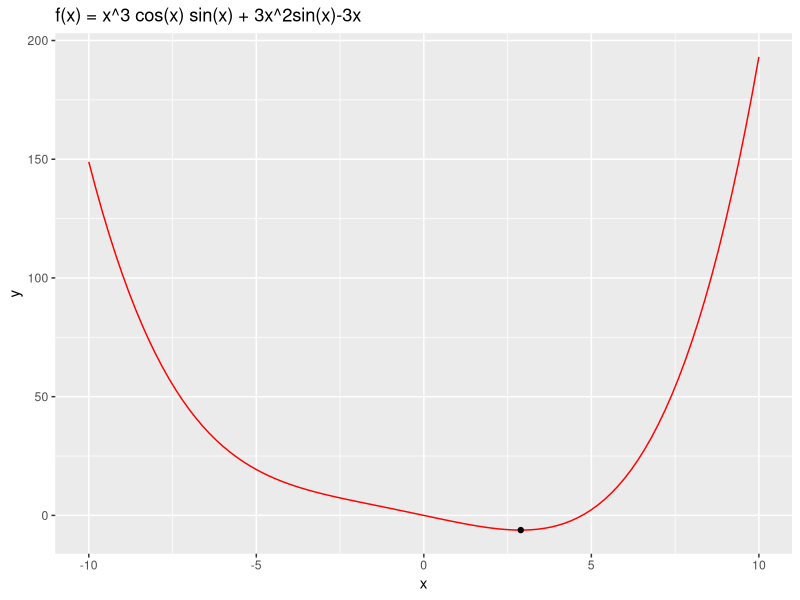

Source code (R):
## ---- chunk 1
library(data.table)
f = function(x){
  (x^3) * cos(x*0.0174532925) * sin(x*0.0174532925) + 3 * (x^2) * sin(x*0.0174532925)-3*x
}

ff = expression((x^3) * cos(x*0.0174532925) * sin(x*0.0174532925) + 3 * (x^2) * sin(x*0.0174532925)-3*x)


## ---- chunk 2
library(ggplot2)
p <- ggplot(data = data.frame(x = 0), mapping = aes(x = x)) + stat_function(fun = f, col = "red") + xlim(-10,10) 
p + ggtitle("f(x) = x^3 cos(x) sin(x) + 3x^2sin(x)-3x")+ geom_point(x=2.893074, y= -6.191273)
## ---- chunk 3

feq1 = function(x3,x2,x1, c){
  return(abs(x3-x2)/abs((x2-x1)^c))
}

feq2 = function(x3,x2,x1){
  return(log(abs(x2 - x1)) - log(abs(x3 - x2)))
}
## ---- chunk 4

bisection = function(f, a, b, eps){
vec_k = c()
vec_a = c()
vec_b = c()
vec_x = c()
vec_fx = c()
vec_eq1 = c()
vec_eq2 = c()
counter = 0

while(b-a>=eps){
  x = (a+b)/2
  counter = counter + 1
  if(f(x+eps)<f(x)){
    a = x
  }
  else{
    b = x
  }
  vec_k[counter] = counter
  vec_x[counter] = x
  vec_a[counter] = a
  vec_b[counter] = b
  vec_fx[counter] = f(x)
}

for(i in (1:counter)){
  vec_eq1[i] = feq1(vec_x[i+1], vec_x[i], vec_x[i-1], c = 1)
  vec_eq2[i] = feq2(vec_x[i+1], vec_x[i], vec_x[i-1])
}
bisection_table = data.table(vec_k,vec_a, vec_b, vec_x, vec_fx, vec_eq1, vec_eq2)
 return(bisection_table) 
}

bt = bisection(f, -10, 10, 0.005)
colnames(bt) = c("Iteration", "a", "b", "x", "f(x)", "eq1", "eq2")
bt
## ---- chunk 5
c(bt[.N, x], bt[.N, f(x)])
## ---- chunk 6
bt2 = bisection(f, -10, 10, 0.001)
colnames(bt2) = c("Iteration", "a", "b", "x", "f(x)", "eq1", "eq2")

bt2
## ---- chunk 7
c(bt2[.N, x], bt2[.N, f(x)])

## ---- chunk 8
bt3 = bisection(f, -10 , 10, 0.0005)
colnames(bt3) = c("Iteration", "a", "b", "x", "f(x)", "eq1", "eq2")
bt3
## ---- chunk 9
c(bt3[.N, x], bt3[.N, f(x)])

## ---- chunk 10
golden_section <-function(a,b,eps,f){
  
  x = b - 0.618 * (b-a)
  y = a + 0.618 * (b-a)
  fx = f(x)
  fy = f(y)
  counter=0
  vec_k<-c()
  vec_a<-c()
  vec_b<-c()
  vec_x<-c()
  vec_y<-c()
  vec_fx<-c()
  vec_fy <-c()
  vec_eq1 <- c()
  vec_eq2 <- c()
  
  while(b-a >= eps){
    
    counter = counter + 1
    
    if(fx > fy){
      a <- x
      x <- y
      fx <- fy
      y <- a + 0.618 * (b-a)
      fy <- f(y)
    }
    else{
      b <- y
      y <- x
      x <- b - 0.618 * (b-a)
      fy <- fx
      fx <- f(x)
    }
    
    vec_k[counter]=counter
    vec_a[counter]=a
    vec_b[counter]=b
    vec_x[counter]=x
    vec_y[counter]=y
    vec_fx[counter]=fx
    vec_fy[counter]=fy
  }
  vec_k <- append(vec_k, 0,after=0)
  vec_a <- append(vec_a, -10,after=0)
  vec_b <- append(vec_b, 10,after=0)
  vec_x <- append(vec_x, -2.36,after=0)
  vec_y <- append(vec_y, 2.36 ,after=0)
  vec_fx <- append(vec_fx, f(-2.36),after=0)
  vec_fy <- append(vec_fy, f(2.36),after=0)
  
  for(i in (1:counter)){
  vec_eq1[i] = feq1(vec_x[i+1], vec_x[i], vec_x[i-1], c = 1)
  vec_eq2[i] = feq2(vec_x[i+1], vec_x[i], vec_x[i-1])
  }
  
  vec_eq1 <- append(vec_eq1, NA ,after=0)
  vec_eq2 <- append(vec_eq2, NA ,after=0)
  
  
  dt_golden <- data.table(vec_k,vec_a, vec_b, vec_x,vec_y, vec_fx, vec_fy, vec_eq1, vec_eq2)
colnames(dt_golden) =  c ("Iteration", "a", "b", "x", "y", "f(x)", "f(y)", "eq1", "eq2")
  return(dt_golden)
  
}

gt = golden_section(-10, 10, 0.005, f)


gt
## ---- chunk 11
c(gt[.N, x], gt[.N, f(x)])

## ---- chunk 12
gt3 = golden_section(-10, 10, 0.001, f)
gt3
## ---- chunk 13
c(gt3[.N, x], gt3[.N, f(x)])

## ---- chunk 14
gt2 = golden_section(-10, 10, 0.0005, f)
gt2


## ---- chunk 15
c(gt2[.N, x], gt2[.N, f(x)])

## ---- chunk 16
derivative = function(k, ff){
  x = k
  eval(D(ff, 'x'))
}

second_derivative = function(k, ff){
  x = k
  eval(D(D(ff, 'x'), 'x'))
}

newton = function(x0, eps, f, ff){
  counter = 0
  vec_k = c()
  vec_xk = c()
  vec_fxk = c()
  vec_dfxk = c()
  vec_ddfxk = c()
  vec_eq1 = c()
  
  while(1){
    counter = counter + 1
    x1 = x0 - (derivative(x0, ff)/second_derivative(x0, ff))
    if(abs(derivative(x1, ff)) < eps){
      vec_k[counter] = counter
      vec_xk[counter] = x1
      vec_fxk[counter] = f(x1)
      vec_dfxk[counter] = derivative(x1, ff)
      vec_ddfxk[counter] = second_derivative(x1, ff)
      break
    }
    vec_k[counter] = counter
    vec_xk[counter] = x1
    vec_fxk[counter] = f(x1)
    vec_dfxk[counter] = derivative(x1, ff)
    vec_ddfxk[counter] = derivative(x1, ff)
    x0 = x1

    }
  for(i in (1:counter)){
    vec_eq1[i] = feq1(vec_xk[i+1], vec_xk[i], vec_xk[i-1], c = 2)
  }
  newton_table = data.table(vec_k, vec_xk, vec_fxk, vec_dfxk, vec_ddfxk,vec_eq1)
  colnames(newton_table) = c("Iteration", "x_k", "f(x_k)", "f'(x_k)", "f''(x_k)", "eq1")

 return(newton_table)
  }

nt = newton(10, 0.005, f, ff)
nt
## ---- chunk 17
c(nt[.N, x_k], nt[.N, f(x_k)])

## ---- chunk 18
nt2 = newton(10, 0.001, f, ff)
nt2
## ---- chunk 19
c(nt2[.N, x_k], nt2[.N, f(x_k)])

## ---- chunk 20
nt3 = newton(10, 0.0005, f, ff)
nt3
## ---- chunk 21
c(nt3[.N, x_k], nt3[.N, f(x_k)])

## ---- chunk 22
derivative = function(k, ff){
  x = k
  eval(D(ff, 'x'))
}

x1_finder = function(x0, f){
  return(x0 - derivative(x0, ff)/derivative(x0, D(ff, 'x')))
}

## ---- chunk 23

secant = function(x0, x1, eps, f, ff){
   
    counter = 0
    vec_k = c()
    vec_xk = c()
    vec_fxk = c()
    vec_fdxk= c()
    vec_eq3 = c()
    while(1){
    counter = counter + 1
    x2 = x1 - ((derivative(x1, ff)) / ((derivative(x1, ff) - derivative(x0, ff)))) * (x1 - x0)
    
    if(abs(derivative(x2, ff)) < eps){
      vec_k[counter] = counter
      vec_xk[counter] = x2
      vec_fxk[counter] = f(x2)
      vec_fdxk[counter] = derivative(x2, ff)
      break
    }
    vec_k[counter] = counter
    vec_xk[counter] = x2
    vec_fxk[counter] = f(x2)
    vec_fdxk[counter] = derivative(x2, ff)
    x0 = x1
    x1 = x2
  
    }
  for(i in (1:counter)){
    vec_eq3[i] = (abs(vec_xk[i+1] - vec_xk[i])) / abs(vec_xk[i] - vec_xk[i-1])^1.618
  }
  secant_table = data.table(vec_k, vec_xk, vec_fxk, vec_fdxk, vec_eq3)
  colnames(secant_table) = c("Iteration", "x_k", "f(x_k)", "f'(x_k)",  "eq1")

 return(secant_table)
}




st = secant(10, x1_finder(10, f), 0.005, f, ff)
colnames(st) = c("Iteration", "x_k", "f(x_k)", "f'(x_k)",  "eq1")
st
## ---- chunk 24
c(st[.N, x_k], st[.N, f(x_k)])

## ---- chunk 25
st2 = secant(10,x1_finder(10, f), 0.001, f, ff)
st2
## ---- chunk 26
c(st2[.N, x_k], st2[.N, f(x_k)])

## ---- chunk 27
st3 = secant(10,x1_finder(10, f), 0.0005, f, ff)
st3
## ---- chunk 28
c(st3[.N, x_k], st3[.N, f(x_k)])

